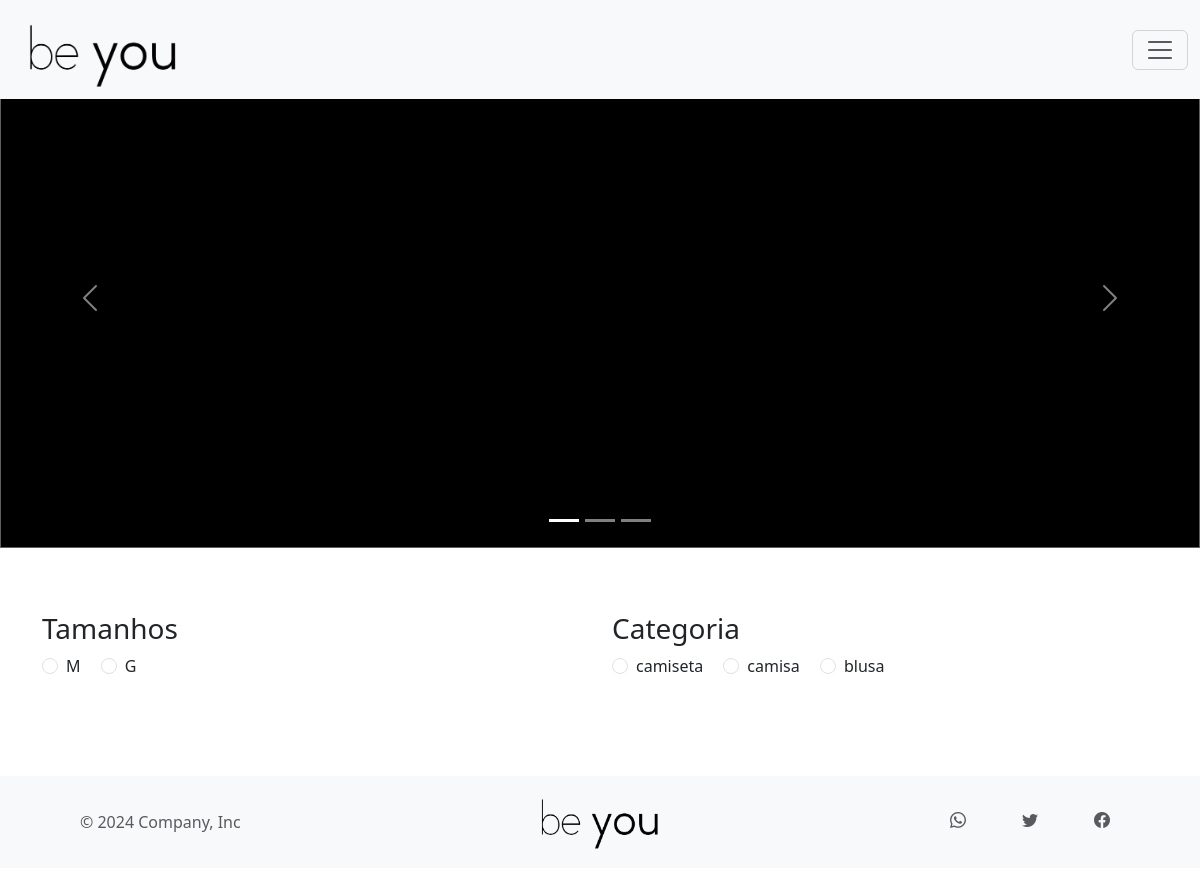
/VIEW/index.php (signed in), run on an earlier commit of the app's database.
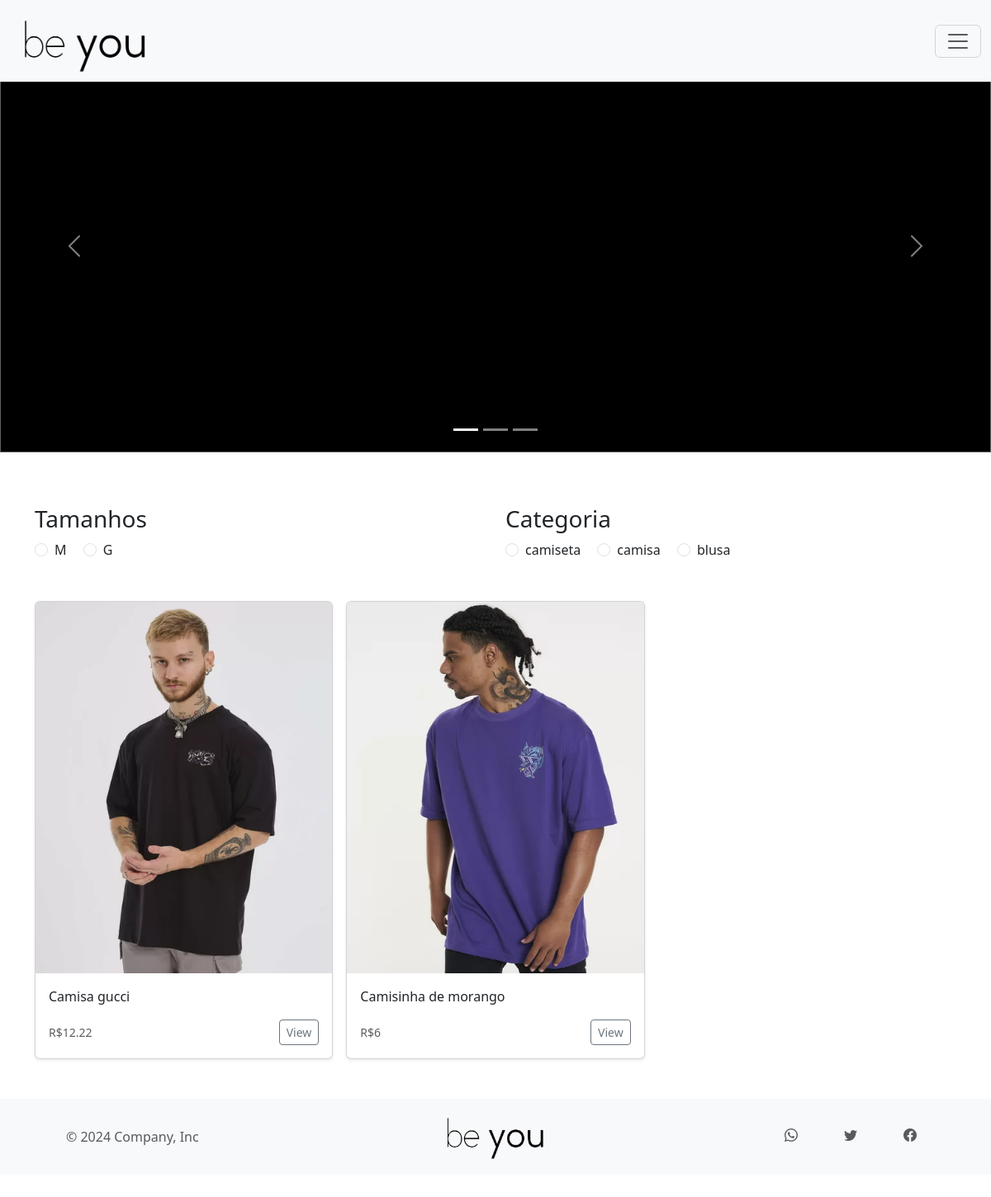
And on a later commit of the database.
### tables this page shows
CREATE TABLE `tamanho` (
  `id` int(2) NOT NULL,
  `descricao` varchar(4) NOT NULL
);

CREATE TABLE `categoria` (
  `id` int(3) NOT NULL,
  `descricao` varchar(120) NOT NULL
);

CREATE TABLE `produto` (
  `idProduto` int(3) NOT NULL,
  `idCategoria` int(3) NOT NULL,
  `idTamanho` int(2) NOT NULL,
  `descricao` varchar(100) NOT NULL,
  `caminho_imagem` varchar(50) NOT NULL COMMENT 'caminho da imagem do produto',
  `data_criacao` datetime NOT NULL DEFAULT current_timestamp(),
  `valor_compra` decimal(6,2) UNSIGNED NOT NULL,
  `valor_venda` decimal(6,2) UNSIGNED NOT NULL,
  `estoque` int(3) UNSIGNED DEFAULT NULL,
  `estoque_minimo` int(2) UNSIGNED NOT NULL DEFAULT 1
);

### DAL/Tamanho.php (called while the page is built, shortened)
<?php
include_once 'C:/xampp/htdocs/Projeto_LojaRoupa/DAL/Conexao.php';
include_once 'C:/xampp/htdocs/Projeto_LojaRoupa/MODEL/Tamanho.php';
class Tamanho{
    public function Select() {
        $sql = 'Select * from tamanho;';
        $con = Conexao::conectar();
        $registros = $con->query($sql);
        foreach($registros as $linha){
            $tamanho = new \MODEL\Tamanho();
            $tamanho->setId($linha['id']);
            $tamanho->setDescricao($linha['descricao']);
            $listaTamanho[] = $tamanho;
        }
        return $listaTamanho;
    }
}
?>

### BLL/Tamanho.php (called while the page is built, shortened)
<?php
include_once "C:/xampp/htdocs/Projeto_LojaRoupa/DAL/Tamanho.php";
class Tamanho{
    public function Select(){
        $dalTamanho = new \DAL\Tamanho();
        return $dalTamanho->Select();
    }
}
?>

### DAL/Conexao.php (called while the page is built, shortened)
<?php
    class Conexao{
        private static $dbNome = 'loja_de_roupa';
        private static $dbHost = 'localhost';
        private static $dbUsuario = 'root';
        private static $dbSenha = '';
        private static $cont = null;
        public static function conectar(){
            if(self::$cont == null){
                try{
                    self::$cont = new PDO("mysql:host=" . self::$dbHost . ";dbname=" . self::$dbNome, self::$dbUsuario, self::$dbSenha);
                }catch(\PDOException $e){
                    die ($e->getMessage());
                }
        }
        return self::$cont;
    }
    public static function desconectar(){
        self::$cont = null;
        return self::$cont;
    }
}
?>

### MODEL/Tamanho.php (called while the page is built, shortened)
<?php
    class Tamanho{
        private ?int $id;
        private ?string $descricao;
        public function getId(){return $this->id;}
        public function setId(int $id){$this->id=$id;}
        public function getDescricao(){return $this->descricao;}
        public function setDescricao(string $descricao){$this->descricao=$descricao;}
    }
?>

### DAL/Categoria.php (called while the page is built, shortened)
<?php
include_once 'C:/xampp/htdocs/Projeto_LojaRoupa/DAL/Conexao.php';
include_once 'C:/xampp/htdocs/Projeto_LojaRoupa/MODEL/Categoria.php';
class Categoria{
    public function Select(){
        $sql = "Select * from categoria;";
        $con = Conexao::conectar();
        $registros = $con->query($sql);
        foreach($registros as $linha){
            $categoria = new \MODEL\Categoria();
            $categoria->setId($linha['id']);
            $categoria->setDescricao($linha['descricao']);
            $listaCategoria[] = $categoria;
        }
        return $listaCategoria;
    }
}
?>

### BLL/Categoria.php (called while the page is built, shortened)
<?php
include_once 'C:/xampp/htdocs/Projeto_LojaRoupa/MODEL/Categoria.php';
include_once "C:/xampp/htdocs/Projeto_LojaRoupa/DAL/Categoria.php";
class Categoria{
    public function Select(){
        $dalCategoria = new \DAL\Categoria();
        return $dalCategoria->Select();
    }
}
?>

### MODEL/Categoria.php (called while the page is built, shortened)
<?php
    class Categoria{
        private ?int $id;
        private ?string $descricao;
        public function getId(){return $this->id;}
        public function setId(int $id){$this->id=$id;}
        public function getDescricao(){return $this->descricao;}
        public function setDescricao(string $descricao){$this->descricao=$descricao;}
    }
?>

### DAL/Produto.php (called while the page is built, shortened)
<?php
include_once "C:/xampp/htdocs/Projeto_LojaRoupa/DAL/Conexao.php";
include_once "C:/xampp/htdocs/Projeto_LojaRoupa/MODEL/Produto.php";
class Produto
{
    public function Select()
    {
        $sql = 'Select * from produto;';
        $con = Conexao::conectar();
        $registros = $con->query($sql);
        foreach ($registros as $linha) {
            $produto = new \MODEL\Produto();
            $produto->setIdProduto($linha['idProduto']);
            $produto->setIdCategoria($linha['idCategoria']);
            $produto->setIdTamanho($linha['idTamanho']);
            $produto->setDescricao($linha['descricao']);
            $produto->setCaminhoImagem($linha['caminho_imagem']);
            $produto->setDataCriacao($linha['data_criacao']);
            $produto->setValorCompra($linha['valor_compra']);
            $produto->setValorVenda($linha['valor_venda']);
            $produto->setEstoque($linha['estoque']);
            $produto->setEstoqueMinimo($linha['estoque_minimo']);
            $listaProduto[] = $produto;
        }
        return $listaProduto;
    }
}

### BLL/Produto.php (called while the page is built, shortened)
<?php
include_once "C:/xampp/htdocs/Projeto_LojaRoupa/DAL/Produto.php";
class Produto{
    public function Select(){
        $dalProduto = new \DAL\Produto();
        return $dalProduto->Select();
    }
}
?>

### MODEL/Produto.php (called while the page is built, shortened)
<?php
    class Produto{
        private ?string $descricao;
        private ?string $caminho_imagem;
        private ?float $valor_venda;
        public function getDescricao(){return $this->descricao;}
        public function setDescricao(string $descricao){$this->descricao=$descricao;}
        public function getCaminhoImagem(){return $this->caminho_imagem;}
        public function setCaminhoImagem(string $caminho_imagem){$this->caminho_imagem=$caminho_imagem;}
        public function getValorVenda(){return $this->valor_venda;}
        public function setValorVenda(float $valor_venda){$this->valor_venda=$valor_venda;}
    }
?>

### VIEW/CATEGORIA/lstCategoria.php (the view)
<?php
include_once 'C:/xampp/htdocs/Projeto_LojaRoupa/BLL/Categoria.php';
$bllCategoria = new \BLL\Categoria();
$lstCategoria = $bllCategoria->Select();
foreach($lstCategoria as $categoria){
    echo '
            <div class="form-check form-check-inline">
            <input class="form-check-input" type="radio" name="categoria" id="inlineRadio1" value="' . $categoria->getId() . '">
            <label class="form-check-label" for="inlineRadio1">' . $categoria->getDescricao() . '</label>
            </div> ';
}
?>

### VIEW/index.php (shortened to what this page needs)
<!DOCTYPE html>
<html lang="pt-br">
<head>
  <link href="https://cdn.jsdelivr.net/npm/bootstrap@5.3.3/dist/css/bootstrap.min.css" rel="stylesheet">
  <link rel="stylesheet" href="https://cdn.jsdelivr.net/npm/@docsearch/css@3">
  <link rel="stylesheet" href="https://cdnjs.cloudflare.com/ajax/libs/bootstrap-icons/1.10.0/font/bootstrap-icons.min.css">
  <link href="carousel.css" rel="stylesheet">
</head>
<body>
  <?php
  include "./cabecalho.php";
  ?>
  <main>
    <?php
    include "./carrosel.php";
    ?>
    <div class="container">
      <div class="row">
        <div class="col">
          <h3>Tamanhos</h3>
          <div class="flex-wrap">
            <?php
            include "./TAMANHO/lstTamanho.php";
            ?>
          </div>
        </div>
        <div class="col">
          <h3>Categoria</h3>
          <div class="flex-wrap">
            <?php
            include "./CATEGORIA/lstCategoria.php";
            ?>
          </div>
        </div>
      </div>
    </div>
    <div class="album py-5">
      <div class="container">
        <div class="row row-cols-1 row-cols-sm-2 row-cols-md-3 g-3">
          <?php
          include "./PRODUTO/lstProdutos.php";
          ?>
        </div>
      </div>
    </div>
  </main>
  <?php
  include "./footer.php";
  ?>
</body>
</html>

### VIEW/cabecalho.php (shortened to what this page needs)
<header>
        <nav class="navbar fixed-top bg-light text-dark">
            <div class="container-fluid">
                <img class="ms-3 mt-2" src="./img/logobeyou.png" alt="a" width = "150" height = "75">
                <div>
                    <button class="navbar-toggler ms-3" type="button" data-bs-toggle="offcanvas"
                        data-bs-target="#offcanvasNavbar" aria-controls="offcanvasNavbar"
                        aria-label="Toggle navigation">
                        <span class="navbar-toggler-icon"></span>
                    </button>
                </div>
            </div>
        </nav>
    </header>

### VIEW/carrosel.php (shortened to what this page needs)
<div id="myCarousel" class="carousel slide mb-6" data-bs-ride="carousel">
    <div class="carousel-indicators">
      <button type="button" data-bs-target="#myCarousel" data-bs-slide-to="0" class="active" aria-current="true" aria-label="Slide 1"></button>
      <button type="button" data-bs-target="#myCarousel" data-bs-slide-to="1" aria-label="Slide 2"></button>
      <button type="button" data-bs-target="#myCarousel" data-bs-slide-to="2" aria-label="Slide 3"></button>
    </div>
    <div class="carousel-inner" style="height:500px">
      <div class="carousel-item active">
        <img src="./img/Promocoes/1.png" alt="" style="position: absolute; z-index: 0; opacity:0.5; width:100%; height:500px;">
        <svg class="bd-placeholder-img" width="100%" height="100%" xmlns="http://www.w3.org/2000/svg" aria-hidden="true" preserveAspectRatio="xMidYMid slice" focusable="false"><rect width="100%" height="100%"/></svg>
      </div>
    </div>
    <button class="carousel-control-prev" type="button" data-bs-target="#myCarousel" data-bs-slide="prev">
      <span class="carousel-control-prev-icon" aria-hidden="true"></span>
    </button>
    <button class="carousel-control-next" type="button" data-bs-target="#myCarousel" data-bs-slide="next">
      <span class="carousel-control-next-icon" aria-hidden="true"></span>
    </button>
  </div>

### VIEW/TAMANHO/lstTamanho.php
<?php
include_once "C:/xampp/htdocs/Projeto_LojaRoupa/BLL/Tamanho.php";
$bllTamanho = new \BLL\Tamanho();
$lstTamanho = $bllTamanho->Select();
foreach ($lstTamanho as $tam) {
    echo '
            <div class="form-check form-check-inline">
            <input class="form-check-input" type="radio" name="tamanho" id="inlineRadio1" value="' . $tam->getId() . '">
            <label class="form-check-label" for="inlineRadio1">' . $tam->getDescricao() . '</label>
            </div> ';
}

### VIEW/footer.php
<footer class="footer mt-auto py-3 bg-light text-dark">
    <div class="container">
        <div class="row">
            <div class="col-md-4 d-flex align-items-center">
                <a href="/" class="mb-3 me-2 mb-md-0 text-body-secondary text-decoration-none lh-1">
                    <svg class="bi" width="30" height="24">
                        <use xlink:href="#bootstrap"></use>
                    </svg>
                </a>
                <span class="mb-3 mb-md-0 text-body-secondary">© 2024 Company, Inc</span>
            </div>
            <div class="col-md-4 d-flex justify-content-center">
                <img src="./img/logobeyou.png" alt="Logo do site" class="footer-logo" style="height:60px; width:120px;">
            </div>
            <ul class="nav col-md-4 gap-4 justify-content-end list-unstyled d-flex">
                <li class="ms-3 pt-3 pe-3">
                    <a class="text-body-secondary" href="https://www.whatsapp.com/?lang=pt_BR">
                        <i class="bi bi-whatsapp"></i>
                    </a>
                </li>
                <li class="ms-3 pt-3 pe-3">
                    <a class="text-body-secondary" href="https://x.com/?lang=pt-br">
                        <i class="bi bi-twitter"></i>
                    </a>
                </li>
                <li class="ms-3 pt-3 pe-5">
                    <a class="text-body-secondary" href="https://www.facebook.com/?locale=pt_BR">
                        <i class="bi bi-facebook"></i>
                    </a>
                </li>
            </ul>
        </div>
    </div>
</footer>

### VIEW/PRODUTO/lstProdutos.php
<?php
include_once 'C:/xampp/htdocs/Projeto_LojaRoupa/BLL/Produto.php';
$bllProduto = new \BLL\Produto();
$lstProduto = $bllProduto->Select();
foreach($lstProduto as $produto){
    echo '<div class="col">
            <div class="card shadow-sm">
              <img src="'.$produto->getCaminhoImagem().'" class="card-img-top" width="100%" height="450">
              <div class="card-body">
                <p class="card-text">'.$produto->getDescricao().'</p>
                <div class="d-flex justify-content-between align-items-center">
                  <small class="text-body-secondary">R$'.$produto->getValorVenda().'</small>
                  <div class="btn-group">
                    <a href="viewproduto.php" class="btn btn-sm btn-outline-secondary">View</a>
                  </div>
                </div>
              </div>
            </div>
          </div>';
}
?>

### VIEW/carousel.css (style rules this page uses)
body { padding-top: 3rem; padding-bottom: 3rem; color: rgb(var(--bs-tertiary-color-rgb)); }
.carousel { margin-bottom: 4rem; }
.carousel-item { height: 40rem; }

What changed in the data, as far as the page shows it:
added produto: caminho_imagem (picture), descricao "Camisa gucci", valor_venda "12.22"
added produto: caminho_imagem (picture), descricao "Camisinha de morango", valor_venda "6"
